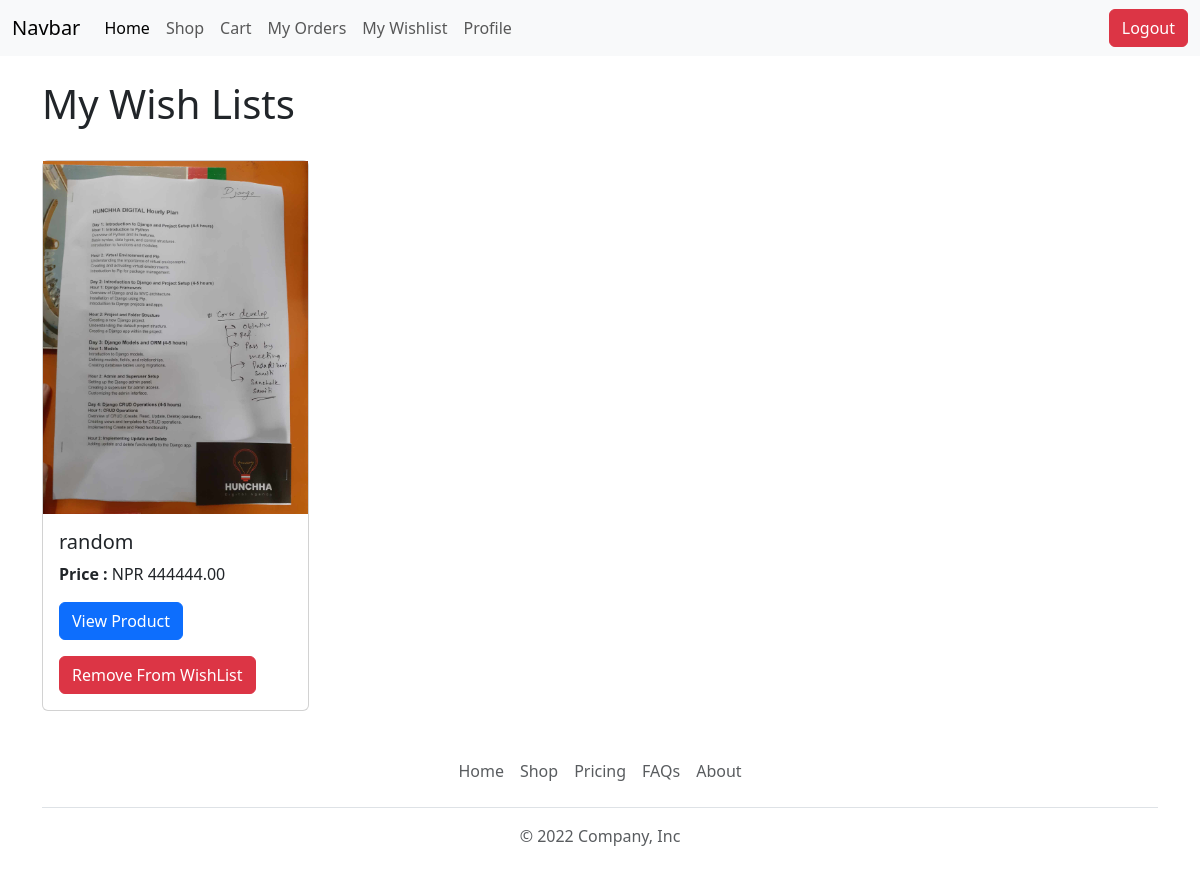
Screenshot of /wishlist/ (signed in) with the database file from the repository.
### ecommerce/models.py (models this page shows, shortened)
class Wishlist (models.Model):
    user = models.ForeignKey(User, on_delete = models.CASCADE)
    product = models.ForeignKey('Product', on_delete = models.CASCADE)

class Product(models.Model):
    name = models.CharField(max_length = 25)
    image = models.FileField(upload_to = 'produt_images/', null = True, blank=True)
    price = models.DecimalField(max_digits=10, decimal_places=2)
    quantity = models.IntegerField()
    description = models.TextField()

### ecommerce/views.py (the view)
def wishlist(request):
    user = request.user
    if user.is_authenticated:
      wishlists = Wishlist.objects.filter(user = user)
    else:
      wishlists = None
    return render(request,'frontend/wishlist.html',{'wishlists': wishlists})

### templates/frontend/wishlist.html (shortened to what this page needs)
{% extends 'frontend/layout/main.html' %}
{% block content %}
<div class="container mt-4">
    <h1>My Wish Lists</h1>
    {% if user.is_authenticated %}
    {% if wishlists %}
    <div class="row mt-3  g-3">
        {% for item in wishlists%}
        <div class="col-lg-3">
            <div class="card">
                {% if item.product.image%}
                <img src="{{item.product.image.url}}" alt='{{item.product.image}}'>
                {% else %}
                <img src="https://www.pngkey.com/png/full/233-2332677_ega-png.png" alt='https://www.pngkey.com/png/full/233-2332677_ega-png.png'>
                {% endif %}
                <div class="card-body">
                    <h5 class="card-title">{{item.product.name}}</h5>
                    <p class="card-text"><strong>Price : </strong>NPR {{item.product.price}}</p>
                    <a href="/product/{{item.product.id}}" class="btn btn-primary">View Product</a>
                    <form method="POST" action="/remove-from-wishlist/{{ item.id }}">
                        <div class="row">
                            <div class="col-lg-12 mt-3">
                                <div class="">
                                    <button type="submit" class="btn btn-danger">Remove From WishList</button>
                                </div>
                            </div>
                        </div>
                    </form>
                </div>
            </div>
        </div>
   {% endfor %}
    </div>
    {% else %}
    <p class="text-center">List is empty</p>
    {% endif %}
    {% else %}
    <p>Please <a href="/login/">log in</a> to view your orders.</p>
    {% endif %}
</div>
{% endblock %}

### rows the page displays
Wishlist: product.image (picture), product.name "random", product.price "444444.00"
